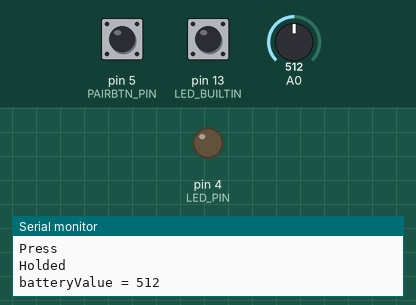
A sketch run on a simulated Arduino Uno, built with avr-gcc and run on an emulated ATmega328P. On the bench: output pins drawn as LEDs (lit = HIGH), the last lines printed to the serial monitor. The inputs (shaded band) are chosen by the test bench; at power-on: pin 5 (PAIRBTN_PIN) HIGH, pin 13 (LED_BUILTIN) LOW, A0 = 512.

Above: at 1.2 s.
1.3 s: pin 5 (PAIRBTN_PIN) pulled LOW for 0.15 s
At 2.3 s:
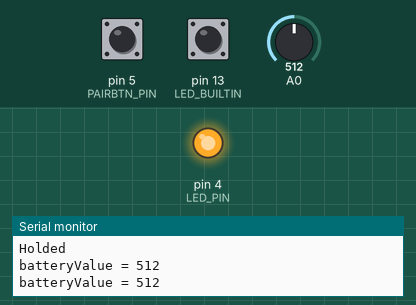
6.0 s: pin 13 (LED_BUILTIN) pulsed LOW 2 times (0.12 s each, 0.3 s apart)
At 7.0 s:
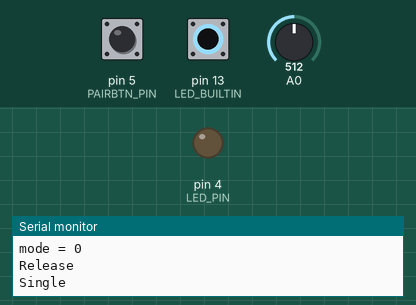
Timing chart, 0 to 9.0 s (numbered marks = the images above; inputs shaded):
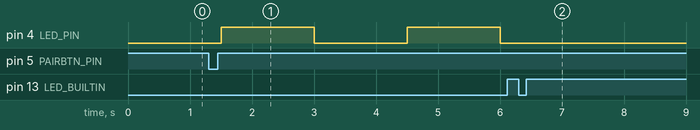

The sketch:

Button2_hwtest.ino
```cpp
//Button2 hw test

#define LED_PIN    4
#define MAINBUTTON_PIN    13
#define PAIRBTN_PIN    5

bool led = false;
bool led2 = false;
int mode = 0;

#define PERIOD1 500
#define PERIOD2 1000
#define PERIOD3 1500
unsigned long currentMillis;
unsigned long timer1Millis;
unsigned long timer2Millis;
unsigned long timer3Millis;

#include "GyverButton.h"
GButton mainBtn(MAINBUTTON_PIN, HIGH_PULL, NORM_OPEN); // с привязкой к пину и указанием типа подключения (HIGH_PULL / LOW_PULL) и типа кнопки (NORM_OPEN / NORM_CLOSE)
GButton pairBtn(PAIRBTN_PIN, HIGH_PULL, NORM_OPEN); // с привязкой к пину и указанием типа подключения (HIGH_PULL / LOW_PULL) и типа кнопки (NORM_OPEN / NORM_CLOSE)

int batteryValue;

void setup() {
  Serial.begin(115200);
  delay(10);

  pinMode(LED_BUILTIN, OUTPUT);
  pinMode(LED_PIN, OUTPUT);
}

void loop() {

  currentMillis = millis();
  if (currentMillis - timer1Millis >= PERIOD1)
  {
    //
    if(mode == 1){
      led = !led;
    }

    timer1Millis = currentMillis;
  }

  currentMillis = millis();
  if (currentMillis - timer2Millis >= PERIOD2)
  {
    //ADC
    batteryValue = analogRead(A0); // 0..1023
    Serial.print("batteryValue = ");
    Serial.println(batteryValue);

    timer2Millis = currentMillis;
  }

  currentMillis = millis();
  if (currentMillis - timer3Millis >= PERIOD3)
  {
    //
    if(mode == 2){
      led2 = !led2;
    }

    timer3Millis = currentMillis;
  }

  digitalWrite(LED_BUILTIN, led);
  digitalWrite(LED_PIN, led2);

  mainBtn.tick();
  pairBtn.tick();
  if (mainBtn.isClick()) {
    Serial.println("mainBtn Click");

    //main strip mode
    mode++;
    if(mode > 2) mode = 0;
    Serial.print("mode = ");
    Serial.println(mode);

  }

  if (pairBtn.isClick()) {
    mode = 2;
  }


  if (mainBtn.isSingle()) Serial.println("Single");       // проверка на один клик
  if (mainBtn.isDouble()) Serial.println("Double");       // проверка на двойной клик
  if (mainBtn.isTriple()) Serial.println("Triple");       // проверка на тройной клик

  if (mainBtn.isPress()) Serial.println("Press");         // нажатие на кнопку (+ дебаунс)
  if (mainBtn.isRelease()) Serial.println("Release");     // отпускание кнопки (+ дебаунс)
  if (mainBtn.isHolded()) Serial.println("Holded");       // проверка на удержание

}
```

Measured:
- after the input at 1.3 s, pin 4 (LED_PIN): LOW → HIGH after 0.20 s, → LOW 1.5 s later, → HIGH 1.5 s later
- after the input at 6.0 s, pin 4 (LED_PIN): goes on until 6.0 s, then stays LOW
